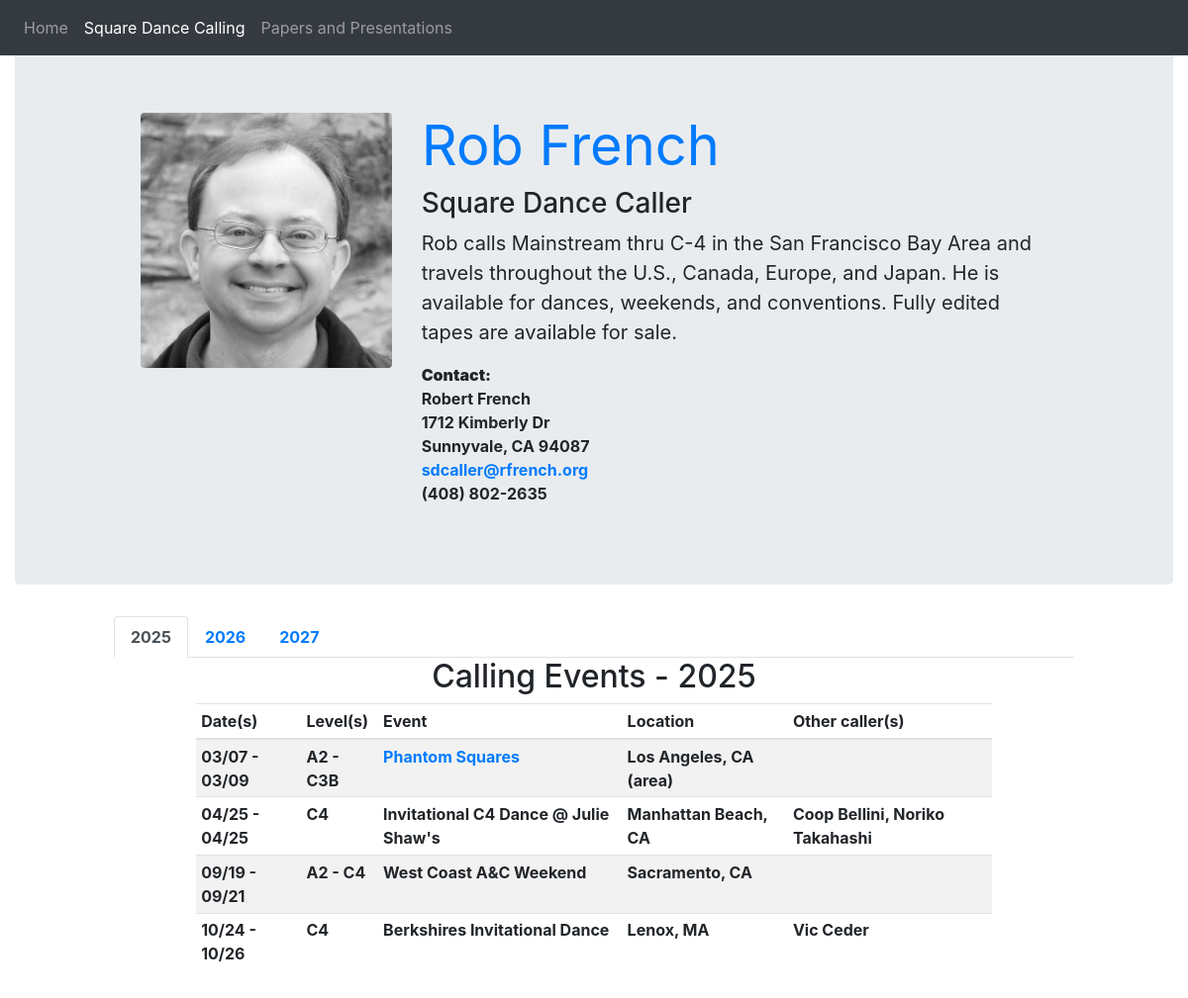
Page /calling on the earlier database version.
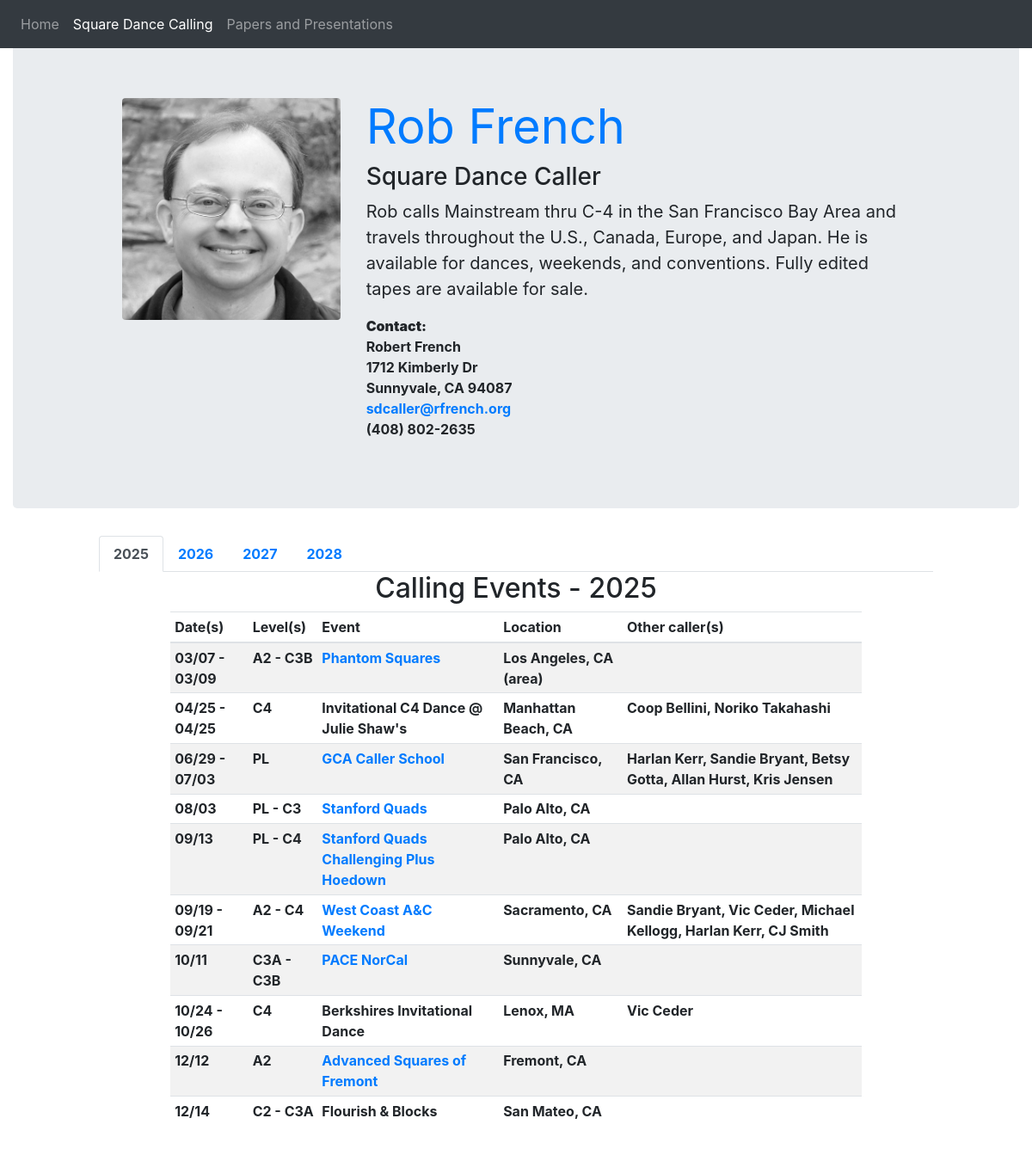
Same page on the later database version.
### calling/models.py (models this page shows, shortened)
class Gig(models.Model):
    start_date = models.DateField()
    end_date = models.DateField(blank=True, null=True)
    low_level = models.CharField(max_length=3)
    high_level = models.CharField(max_length=3, blank=True)
    event = models.ForeignKey('Event', on_delete=models.PROTECT)
    callers = models.CharField(max_length=120, blank=True)
    class Meta:
        ordering = ['start_date']
    def pretty_level(self):
        if self.high_level == '':
            return self.low_level
        return self.low_level + ' - ' + self.high_level
    def pretty_date(self):
        start = self.start_date.strftime('%m/%d')
        if self.end_date is None:
            return start
        end = self.end_date.strftime('%m/%d')
        return start + ' - ' + end
    def year(self):
        return self.start_date.year
    def title(self):
        return self.event.title
    def link(self):
        return self.event.link
    def location(self):
        return self.event.location

class Event(models.Model):
    title = models.CharField(max_length=120)
    location = models.CharField(max_length=120)
    link = models.CharField(max_length=256, blank=True)
    class Meta:
        ordering = ['title']

### calling/views.py (the view)
# urls.py: path('calling', calling.views.calling),
def calling(request):
    gigs = Gig.objects.order_by('start_date')
    now = datetime.datetime.now()
    current_year = now.year
    current_date = now.strftime('%y-%m-%d')
    years = []
    for gig in gigs:
        if (gig.start_date.year >= current_year and
            gig.start_date.year not in years):
            years.append(gig.start_date.year)
    years.sort()
    return render(request, 'calling/calling.html',
                  {'gigs': gigs,
                   'years': years,
                   'current_date': current_date,
                   'current_year': current_year})

### calling/templates/calling/calling.html (shortened to what this page needs)
<!doctype html>
<html lang="en">
  <head>
    <link rel="stylesheet" href="https://maxcdn.bootstrapcdn.com/bootstrap/4.0.0-beta.3/css/bootstrap.min.css">
  </head>
  <body style="min-height:270ex;padding-top:50px;">
    {% load static %}
    <div class="container-fluid">
      <nav class="navbar fixed-top navbar-expand-sm navbar-dark bg-dark">
        <ul class="navbar-nav mr-auto">
          <li class="nav-item">
            <a class="nav-link" href="/">Home</a>
          </li>
          <li class="nav-item active">
            <a class="nav-link" href="/calling/">Square Dance Calling <span class="sr-only">(current)</span></a>
          </li>
          <li class="nav-item">
            <a class="nav-link" href="/papers/">Papers and Presentations</a>
          </li>
        </ul>
      </nav>
      <div class="jumbotron">
        <div class="row">
          <div class="col-1"></div>
          <div class="col-3">
            <img class="img-fluid rounded" src="{% static "calling/rob-caller.jpg" %}" alt="Rob's face"/>
          </div>
          <div class="col-7">
            <div class="row">
              <div class="col-12">
                <h1 class="display-4"><a href="/"><strong>Rob French</strong></a></h1>
                <h3>Square Dance Caller</h3>
                <p class="lead">
                  <strong>Rob calls Mainstream thru C-4 in the San Francisco Bay Area and travels throughout
                  the U.S., Canada, Europe, and Japan. He is available for dances, weekends, and
                  conventions. Fully edited tapes are available for sale.</strong>
              </div>
            </div>
            <div class="row">
              <div class="col-6">
                <p><strong><b>Contact:</b><br>
                  Robert French<br>
                  1712 Kimberly Dr<br>
                  Sunnyvale, CA 94087<br>
                  <a href="mailto:sdcaller@rfrench.org">sdcaller@rfrench.org</a><br>
                  (408) 802-2635</strong>
                </p>
              </div>
            </div>
          </div>
        </div>
      </div>
      <div class="row">
        <div class="col-1"></div>
        <div class="col-10">
          <ul class="nav nav-tabs" id="myTab" role="tablist">
            {% for year in years %}
              <li class="nav-item">
                <a class="nav-link {% if year == current_year %}active{% endif %}" id="Y{{year}}-tab" data-toggle="tab" href="#Y{{year}}" role="tab" aria-controls="home" aria-selected="true"><strong>{{year}}</strong></a>
              </li>
            {% endfor %}
          </ul>
          <div class="tab-content">
            {% for year in years %}
            <div class="tab-pane fade {% if year == current_year %}show active{% endif %}" id="Y{{year}}" role="tabpanel" aria-labelledby="{{year}}-tab">
              <h2 class="text-center">Calling Events - {{year}}</h2>
              <div class="row">
                <div class="col-1"></div>
                <div class="col-10">
                  <table class="table table-striped table-sm">
                    <thead>
                      <th scope="col">Date(s)</th>
                      <th scope="col">Level(s)</th>
                      <th scope="col">Event</th>
                      <th scope="col">Location</th>
                      <th scope="col">Other caller(s)</th>
                    </thead>
                    <tbody>
                      {% for gig in gigs.all %}
                        {% if gig.year == year %}
                          <tr>
                            <td><strong>{{gig.pretty_date}}</strong></td>
                            <td><strong>{{gig.pretty_level}}</strong></td>
                            {% if gig.link != '' %}
                              <td><a target="_blank" href="{{gig.link}}"><strong>{{gig.title}}</strong></a></td>
                            {% else %}
                              <td><strong>{{gig.title}}</strong></td>
                            {% endif %}
                            <td><strong>{{gig.location}}</strong></td>
                            <td><strong>{{gig.callers}}</strong></td>
                          </tr>
                        {% endif %}
                      {% endfor %}
                    </tbody>
                  </table>
                </div>
                <div class="col"></div>
              </div>
            </div>
            {% endfor %}
          </div>
        </div>
      </div>
    </div>
  </body>
</html>

Differences in the rows shown:
added Gig: pretty_date "06/29 - 07/03", pretty_level "PL", title "GCA Caller School", location "San Francisco, CA", callers "Harlan Kerr, Sandie Bryant, Betsy Gotta, Allan Hurst, Kris Jensen"
added Gig: pretty_date "08/03", pretty_level "PL - C3", title "Stanford Quads", location "Palo Alto, CA"
added Gig: pretty_date "09/13", pretty_level "PL - C4", title "Stanford Quads Challenging Plus Hoedown", location "Palo Alto, CA"
added Gig: pretty_date "10/11", pretty_level "C3A - C3B", title "PACE NorCal", location "Sunnyvale, CA"
added Gig: pretty_date "12/12", pretty_level "A2", title "Advanced Squares of Fremont", location "Fremont, CA"
added Gig: pretty_date "12/14", pretty_level "C2 - C3A", title "Flourish & Blocks", location "San Mateo, CA"
Other differences:
new list line: "2028"
list line gone: "West Coast A&C Weekend"
new list line: "West Coast A&C Weekend Sandie Bryant, Vic Ceder, Michael Kellogg, Harlan Kerr, CJ Smith"
